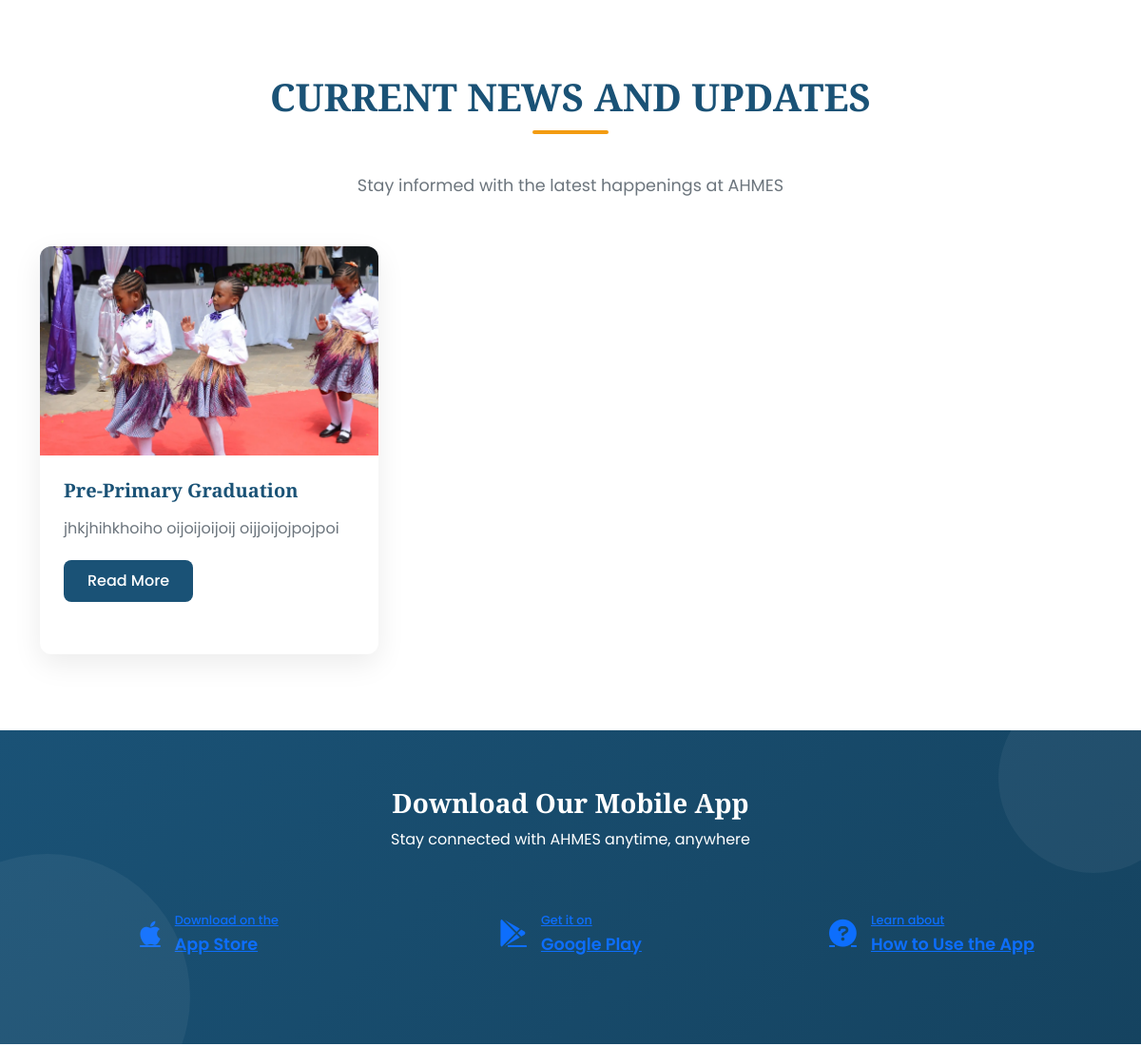
Before: / (middle part) with the older database file.
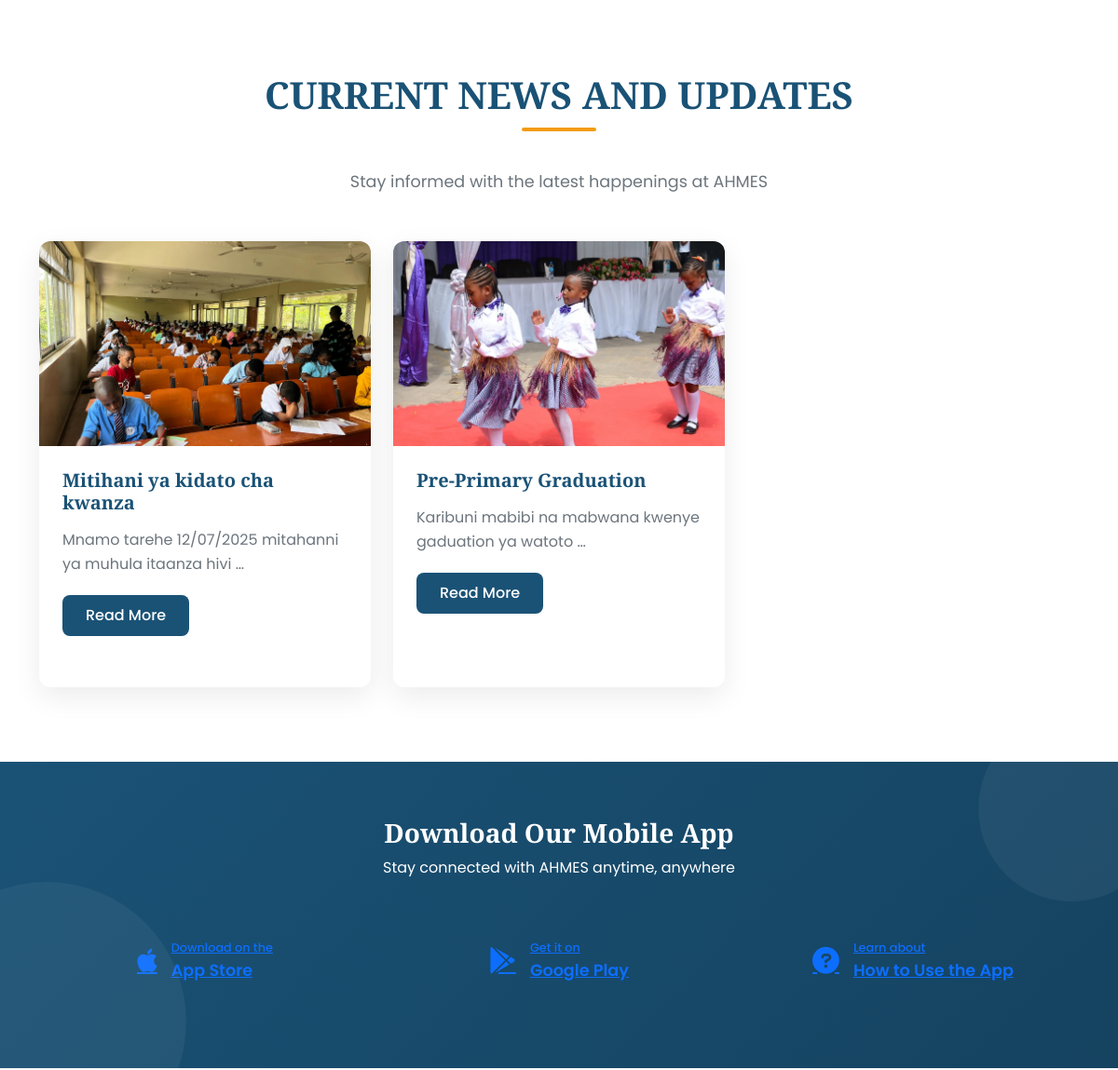
After: the same page with the newer database file.
### main/models.py (models this page shows, shortened)
class News(models.Model):
    title = models.CharField(max_length=200)
    content = models.TextField()
    image = models.ImageField(upload_to='news/')
    author = models.ForeignKey(
        User,
        on_delete=models.CASCADE,
        related_name='news_posts'
    )
    published_date = models.DateTimeField(auto_now_add=True)
    updated_date = models.DateTimeField(auto_now=True)
    is_published = models.BooleanField(default=True)
    class Meta:
        ordering = ['-published_date']
        verbose_name = 'News'
        verbose_name_plural = 'News'

### main/views.py (the view)
# urls.py: path('', views.home, name='home'),
def home(request):
    news = News.objects.filter(is_published=True).order_by('-published_date')[:3]
    if request.method == 'POST':
        form = CommentForm(request.POST)
        if form.is_valid():
            comment = form.save(commit=False)
            if request.user.is_authenticated:
                comment.author_name = request.user.username
                comment.author_email = request.user.email
            comment.save()
            messages.success(request, 'Thank you for your comment!')
            return redirect('home')
    else:
        form = CommentForm()
    context = {
        'news': news,
        'form': form,
    }
    return render(request, 'main/index.html', context)

### main/context_processors.py (called while the page is built)
def admin_counts(request):
    if request.user.is_authenticated and request.user.is_admin:
        return {
            'pending_comments': Comment.objects.filter(is_approved=False).count(),
            'gallery_count': Gallery.objects.count(),
        }
    return {}

### main/templates/main/index.html (shortened to what this page needs)
{% extends 'main/base.html' %}
{% load static %}
{% load widget_tweaks %}
{% block content %}
  <section class="section">
    <div class="container">
      <h2 class="text-center section-title" data-aos="fade-up">CURRENT NEWS AND UPDATES</h2>
      <p class="text-center section-subtitle" data-aos="fade-up" data-aos-delay="200">
        Stay informed with the latest happenings at AHMES
      </p>
      <div class="row">
        {% for news_item in news %}
        <div class="col-md-4" data-aos="fade-up" data-aos-delay="{{ forloop.counter|add:2 }}00">
          <div class="card">
            <img
              src="{{ news_item.image.url }}"
              class="card-img-top"
              alt="{{ news_item.title }}"
            />
            <div class="card-body">
              <h5 class="card-title">{{ news_item.title }}</h5>
              <p class="card-text">
                {{ news_item.content|truncatewords:8 }}
              </p>
              <a href="{% url 'news_detail' news_item.pk %}" class="btn btn-primary">Read More</a>
            </div>
          </div>
        </div>
        {% endfor %}
      </div>
    </div>
  </section>
    <section class="app-section">
      <div class="container text-center">
        <h3 data-aos="fade-up">Download Our Mobile App</h3>
        <p class="mb-5" data-aos="fade-up" data-aos-delay="200">Stay connected with AHMES anytime, anywhere</p>
        <div class="row mt-4">
          <div class="col-md-4 mb-3" data-aos="fade-up" data-aos-delay="300">
            <a href="#" class="app-btn btn-light">
              <i class="fab fa-apple"></i>
              <div class="btn-text">
                <span>Download on the</span>
                <span>App Store</span>
              </div>
            </a>
          </div>
          <div class="col-md-4 mb-3" data-aos="fade-up" data-aos-delay="400">
            <a href="#" class="app-btn btn-light">
              <i class="fab fa-google-play"></i>
              <div class="btn-text">
                <span>Get it on</span>
                <span>Google Play</span>
              </div>
            </a>
          </div>
          <div class="col-md-4 mb-3" data-aos="fade-up" data-aos-delay="500">
            <a href="#" class="app-btn btn-light">
              <i class="fas fa-question-circle"></i>
              <div class="btn-text">
                <span>Learn about</span>
                <span>How to Use the App</span>
              </div>
            </a>
          </div>
        </div>
      </div>
    </section>
{% endblock %}

Changed rows visible on the page:
added News: image (picture), title "Mitihani ya kidato cha kwanza", content "Mnamo tarehe 12/07/2025 mitahanni ya muhula itaanza hivi …"
changed News "Pre-Primary Graduation": content "jhkjhihkhoiho oijoijoijoij oijjoijojpojpoi" → "Karibuni mabibi na mabwana kwenye gaduation ya watoto …"
